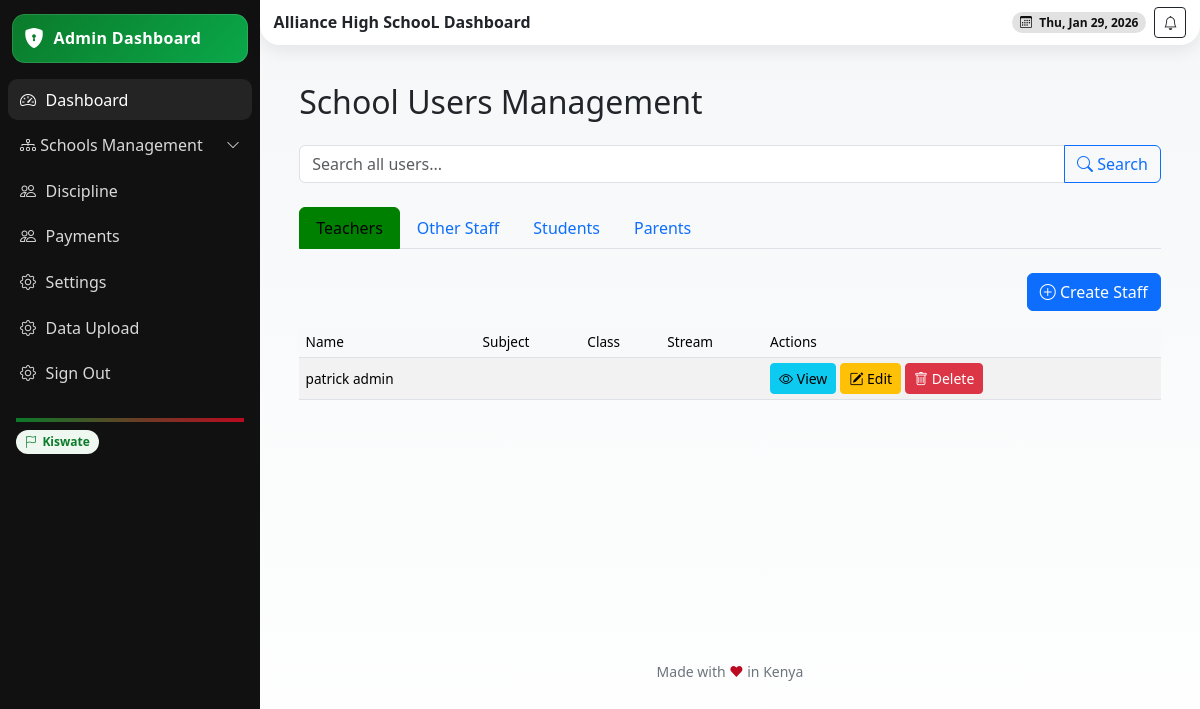
Screenshot of /school-users/ (signed in) with the database file from the repository.
### school/models.py (models this page shows, shortened)
class School(models.Model):
    name = models.CharField(max_length=255)
    school_admin = models.OneToOneField(User, on_delete=models.CASCADE, related_name='school_admin_profile')
    code = models.CharField(max_length=50, unique=True)
    address = models.TextField(blank=True)
    contact_email = models.EmailField()
    contact_phone = models.CharField(max_length=15)
    county = models.ForeignKey(County, on_delete=models.SET_NULL, null=True, blank=True)
    city = models.ForeignKey(City, on_delete=models.SET_NULL, null=True, blank=True)
    constituency = models.ForeignKey(Constituency, on_delete=models.SET_NULL, null=True, blank=True)
    sub_county = models.ForeignKey(SubCounty, on_delete=models.SET_NULL, null=True, blank=True)
    ward = models.ForeignKey(Ward, on_delete=models.SET_NULL, null=True, blank=True)
    created_at = models.DateTimeField(auto_now_add=True)
    is_active = models.BooleanField(default=True)

class StaffProfile(models.Model):
    user = models.OneToOneField(User, on_delete=models.CASCADE)
    staff_id = models.CharField(max_length=50, unique=True, db_index=True)
    date_of_birth = models.DateField(blank=True, null=True)
    gender = models.CharField(max_length=10, choices=GENDER_CHOICES, blank=True)
    employment_date = models.DateField(blank=True, null=True)
    position = models.CharField(max_length=100, choices=POSITION_CHOICES)
    tsc_number = models.CharField(max_length=50, unique=True, blank=True, null=True)
    qualification = models.TextField(blank=True, null=True)
    subjects = models.ManyToManyField(Subject, related_name='teachers_subjects', blank=True, null=True)  # Changed(max_length=255, blank=True, null=True)
    bio = models.TextField(blank=True, null=True)
    profile_picture = models.ImageField(upload_to='teachers/', blank=True, null=True)
    school = models.ForeignKey(School, on_delete=models.CASCADE)
    department = models.CharField(max_length=50, blank=True)  # e.g., 'Dining Hall', 'School Gate'
    roles = models.ManyToManyField(Role, blank=True, related_name='staff_members')

### userauths/models.py (models this page shows, shortened)
class User(AbstractUser):
    COUNTRY_CURRENCY_MAP = {
        'KENYA': 'KES',
        'UGANDA': 'UGX',
    }
    username = None  # Disable username field
    phone_number = models.CharField(max_length=15, unique=True)
    country = models.CharField(max_length=15,blank=True, null=True)
    email = models.EmailField(unique=True)
    first_name = models.CharField(max_length=50)
    last_name = models.CharField(max_length=50)
    is_staff = models.BooleanField(default=False)
    is_superuser = models.BooleanField(default=False)
    is_admin = models.BooleanField(default=False)
    school_staff = models.BooleanField(default=False)
    is_student = models.BooleanField(default=False)
    is_teacher = models.BooleanField(default=False)
    is_parent = models.BooleanField(default=False)
    is_active = models.BooleanField(default=True)
    is_verified = models.BooleanField(default=False)
    created_at = models.DateTimeField(auto_now_add=True)
    updated_at = models.DateTimeField(auto_now=True)
    objects = CustomUserManager()
    USERNAME_FIELD = 'email'  # Use email as the username field
    REQUIRED_FIELDS = ['first_name', 'last_name', 'phone_number']  # Required fields for createsuperuser
    class Meta:
        ordering = ['-created_at']

### school/views.py (the view, shortened to what this page needs)
# urls.py: path("school-users/", views.school_users, name="school-users"),
@login_required
def school_users(request):
    school = None
    try:
        school = request.user.school_admin_profile.school
    except AttributeError:
        try:
            school = request.user.staffprofile.school
        except AttributeError as e:
            logger.warning(f"Permission denied for user {request.user.email}: {e}")
            messages.error(
                request,
                f"You do not have permission to access this page. (User: {request.user.email})"
            )
            return redirect('userauths:sign-in')
    query = request.GET.get('q', '')
    teachers = StaffProfile.objects.filter(school=school, position='teacher').select_related('user').order_by('-user__created_at')
    if query:
        teachers = teachers.filter(
            Q(user__first_name__icontains=query) |
            Q(user__last_name__icontains=query)
        )
    teachers_page = paginate(request, teachers)
    other_staff = StaffProfile.objects.filter(school=school).exclude(position='teacher').select_related('user').order_by('-user__created_at')
    if query:
        other_staff = other_staff.filter(
            Q(user__first_name__icontains=query) |
            Q(user__last_name__icontains=query)
        )
    staff_page = paginate(request, other_staff)
    students = Student.objects.filter(school=school).select_related('user', 'grade_level').order_by('-user__created_at')
    students_page = paginate(request, students)
    parents = Parent.objects.filter(school=school).select_related('user').order_by('-user__created_at')
    parents_page = paginate(request, parents)
    student_update_forms = {st.id: StudentUpdateForm(instance=st) for st in students}
    parent_update_forms = {p.id: ParentUpdateForm(instance=p) for p in parents}
    staff_update_forms = {s.id: StaffUpdateForm(instance=s) for s in list(other_staff) + list(teachers)}
    context = {
        'school': school,
        'query': query,
        'teachers': teachers,
        'teachers_page': teachers_page,
        'other_staff': other_staff,
        'staff_page': staff_page,
        'students': students,
        'students_page': students_page,
        'parents': parents,
        'parents_page': parents_page,
        'student_update_forms': student_update_forms,
        'parent_update_forms': parent_update_forms,
        'staff_update_forms': staff_update_forms,
        'student_form': StudentCreationForm(school=school),
        'parent_form': ParentCreationForm(school=school),
        'parent_student_form': ParentStudentCreationForm(school=school),
        'assign_form': AssignParentStudentForm(school=school),
        'staff_form': StaffCreationForm(school=school),
    }
    return render(request, 'school/staff.html', context)

### school/forms.py (shortened to what this page needs)
class ParentCreationForm(BaseForm):
    send_email = forms.BooleanField(required=False, initial=True, label="Send welcome email")
    reset_password = forms.BooleanField(required=False, initial=False, label="Reset password")
    first_name = forms.CharField(max_length=100, required=True)
    last_name = forms.CharField(max_length=100, required=True)
    email = forms.EmailField(required=True)
    phone_number = forms.CharField(max_length=20, required=True)
    class Meta:
        model = Parent
        fields = [
            'parent_id', 'date_of_birth', 'gender', 'address', 'bio', 'profile_picture'
        ]
        widgets = {
            'date_of_birth': forms.DateInput(attrs={'type': 'date'}),
            'address': forms.Textarea(attrs={'rows': 3}),
            'bio': forms.Textarea(attrs={'rows': 2}),
        }
    def __init__(self, *args, **kwargs):
        school = kwargs.pop('school', None)  # Already pops correctly
        super().__init__(*args, **kwargs)
        self.school = school  # Redundant but safe

### school/models.py (called while the page is built)
    def __str__(self):
        return self.name

    def __str__(self):
        return f"{self.name} ({self.pathway})"

    def __str__(self):
        return f"{self.user.get_full_name()} - {self.school.name} ({self.parent_id})"

### school/templatetags/form_extras.py (called while the page is built)
@register.filter
def get_item(dictionary, key):
    return dictionary.get(key)

### school/views.py (called while the page is built)
def paginate(request, queryset, per_page=10):
    from django.core.paginator import Paginator
    paginator = Paginator(queryset, per_page)
    page_number = request.GET.get('page')
    return paginator.get_page(page_number)

### templates/school/staff.html (shortened to what this page needs)
{% extends 'school/base.html' %}
{% load static %}
{% load widget_tweaks form_extras %}
{% block content %}
<section class="content container-fluid py-4">
<div class="container">
<h2 class="mb-4">School Users Management</h2>
<form method="GET" class="mb-4">
<div class="input-group">
<input type="text" name="q" class="form-control" placeholder="Search all users..." value="{{ query }}">
<button class="btn btn-outline-primary" type="submit"><i class="bi bi-search"></i> Search</button>
</div>
</form>
<ul class="nav nav-tabs mb-4" id="userTabs">
<li class="nav-item">
<button class="nav-link active" data-bs-toggle="tab" data-bs-target="#teachers">Teachers</button>
</li>
<li class="nav-item">
<button class="nav-link" data-bs-toggle="tab" data-bs-target="#staff">Other Staff</button>
</li>
<li class="nav-item">
<button class="nav-link" data-bs-toggle="tab" data-bs-target="#students">Students</button>
</li>
<li class="nav-item">
<button class="nav-link" data-bs-toggle="tab" data-bs-target="#parents">Parents</button>
</li>
</ul>
<div class="tab-content">
<div class="tab-pane fade show active" id="teachers">
<div class="d-flex justify-content-end mb-3">
<button class="btn btn-primary" data-bs-toggle="modal" data-bs-target="#createStaffModal">
<i class="bi bi-plus-circle"></i> Create Staff
</button>
</div>
<div class="table-responsive">
<table class="table table-striped">
<thead>
<tr><th>Name</th><th>Subject</th><th>Class</th><th>Stream</th><th>Actions</th></tr>
</thead>
<tbody>
                            {% for t in teachers %}
<tr>
<td>{{ t.user.first_name }} {{ t.user.last_name }}</td>
<td>{% for s in t.user.staffprofile.subjects.all %}{{ s }}{% if not forloop.last %}, {% endif %}{% endfor %}</td>
<td>{% for s in t.user.staffprofile.subjects.all %}{{ s.grade }}{% if not forloop.last %}, {% endif %}{% endfor %}</td>
<td>{{ t.user.staffprofile.stream }}</td>
<td class="d-flex gap-1">
<button class="btn btn-info btn-sm" data-bs-toggle="modal" data-bs-target="#viewStaffModal{{ t.id }}">
<i class="bi bi-eye"></i> View
</button>
<button class="btn btn-warning btn-sm" data-bs-toggle="modal" data-bs-target="#editStaffModal{{ t.id }}">
<i class="bi bi-pencil-square"></i> Edit
</button>
<button class="btn btn-danger btn-sm" data-bs-toggle="modal" data-bs-target="#deleteStaffModal{{ t.id }}">
<i class="bi bi-trash"></i> Delete
</button>
</td>
</tr>
                            {% empty %}
<tr><td colspan="5" class="text-center">No teachers found.</td></tr>
                            {% endfor %}
</tbody>
</table>
</div>
</div>
</div>
</div>
</section>
<link href="https://cdn.jsdelivr.net/npm/select2@4.1.0-rc.0/dist/css/select2.min.css" rel="stylesheet" />
{% endblock %}

### templates/school/base.html (shortened to what this page needs)
{% load static %}
{% load tz %}
{% load widget_tweaks %}
{% load dict_extras %}
{% load dict_filters %}
{% load dict_filter %}
<!DOCTYPE html>
<html lang="en">
<head>
  <link href="https://cdn.jsdelivr.net/npm/bootstrap@5.3.3/dist/css/bootstrap.min.css" rel="stylesheet" />
  <link href="https://cdn.jsdelivr.net/npm/bootstrap-icons@1.11.3/font/bootstrap-icons.css" rel="stylesheet" />
  <link href="https://cdn.jsdelivr.net/npm/aos@2.3.4/dist/aos.css" rel="stylesheet" />
</head>
<body>
  <div class="app">
    <aside class="sidebar" id="sidebar">
      <div class="brand" data-aos="fade-right">
        <i class="bi bi-shield-lock-fill"></i>
         <span>{% if request.user.is_superuser %}Admin Dashboard{% elif request.user.is_teacher %} Teacher Dashboard
          {% elif request.user.is_parent %} Parent Dashboard{% elif request.user.is_student %} Student Dashboard{% elif request.user.is_school_staff %} Staff Dashboard {% else %} Dashboard {% endif %}</span></a>
      </div>
      <nav class="d-flex flex-column gap-1">
      <a class="side-link active" href="{% url 'school:dashboard' %}">
        <i class="bi bi-speedometer2"></i> Dashboard
      </a>
      <a class="side-link d-flex justify-content-between align-items-center"
        data-bs-toggle="collapse" href="#agencyMenu" role="button" aria-expanded="false" aria-controls="agencyMenu">
        <span><i class="bi bi-diagram-3"></i> Schools Management</span>
        <i class="bi bi-chevron-down small"></i>
      </a>
      <a class="side-link" href="{% url 'school:school-discipline' %}"><i class="bi bi-people"></i> Discipline</a>
      <a class="side-link" href=""><i class="bi bi-people"></i> Payments</a>
      <a class="side-link" href="{% url 'school:school-settings' %}"><i class="bi bi-gear"></i> Settings</a>
      <a class="side-link" href="{% url 'school:upload_excel_page' %}"><i class="bi bi-gear"></i> Data Upload</a>
      <a class="side-link" href="{% url 'userauths:sign-out' %}">
        <i class="bi bi-gear"></i> Sign Out
      </a>
    </nav>
      <div class="mt-3 p-2 small text-secondary">
        <div class="k-accent mb-2"></div>
        <div><span class="k-pill"><i class="bi bi-flag"></i> Kiswate</span></div>
      </div>
    </aside>
    <main class="main">
      <header class="header d-flex align-items-center justify-content-between">
        <div class="d-flex align-items-center gap-2">
          <h6 class="m-0 fw-bold">{{school.name}} Dashboard</h6>
        </div>
        <div class="d-flex align-items-center gap-2">
          <span class="badge badge-dark rounded-pill px-2 py-1"><i class="bi bi-calendar3 me-1"></i> <span id="today"></span></span>
          <button class="btn btn-sm btn-outline-dark"><i class="bi bi-bell"></i></button>
        </div>
      </header>
      <section class="content container-fluid" style="min-height: 600px;">
        {% block content %} {% endblock %}
      </section>
      <div class="text-center small text-secondary my-3">Made with <span style="color:var(--kenya-red)">❤</span> in Kenya</div>
    </main>
  </div>
</body>
</html>

### templates/school/base.html (style rules this page uses)
:root { --kenya-green: #0b7a2a; --kenya-red: #bb0a21; --kenya-black: #111111; --kenya-white: #ffffff; --kenya-grey: #f5f7f8; --radius-xl: 1.25rem; --shadow-soft: 0 6px 18px rgba(0,0,0,.08); --space-compact: .5rem; }
html, body { height: 100%; }
body { background: linear-gradient(180deg, var(--kenya-grey), #fff); }
.app { display: grid; grid-template-columns: 260px 1fr; min-height: 100vh; }
.sidebar { background: var(--kenya-black); color: var(--kenya-white); position: sticky; top: 0; height: 100vh; padding: var(--space-compact); }
.brand { display: flex; align-items: center; gap: .6rem; padding: .6rem .75rem; border-radius: .8rem; background: linear-gradient(135deg, var(--kenya-green), #0aa84a); box-shadow: inset 0 0 0 1px rgba(255,255,255,.12); margin: .35rem .25rem 1rem; }
.brand i { font-size: 1.25rem; color: var(--kenya-white); }
.brand span { font-weight: 700; letter-spacing: .3px; }
.side-link { color: #d9d9d9; text-decoration: none; display: flex; align-items: center; gap: .6rem; padding: .55rem .75rem; border-radius: .6rem; }
.side-link:hover, .side-link.active { background: rgba(255,255,255,.08); color: #fff; }
.header { background: #fff; box-shadow: var(--shadow-soft); border-radius: 0 0 var(--radius-xl) var(--radius-xl); padding: .45rem .85rem; position: sticky; top: 0; z-index: 10; }
.content { padding: .85rem; }
.k-pill { display: inline-flex; align-items: center; gap: .35rem; border-radius: 999px; padding: .2rem .55rem; font-size: .75rem; background: #eef7f0; color: var(--kenya-green); font-weight: 600; }
.k-accent { height: 4px; background: linear-gradient(90deg, var(--kenya-green), var(--kenya-red)); }
.badge-dark { background: rgba(17,17,17,.12); color: var(--kenya-black); }
.table { font-size: 0.85rem; }
.table td, .table th { padding: 0.3rem 0.4rem; vertical-align: middle; }
.table thead th { font-weight: 500; background-color: #f8f9fa; }

### templates/school/staff.html (style rules this page uses)
.nav-tabs .nav-link.active { background-color: green !important; color: black !important; border-color: green !important; }

### rows the page displays
School: name "Alliance High SchooL"
StaffProfile: user.first_name "patrick", user.last_name "admin"
